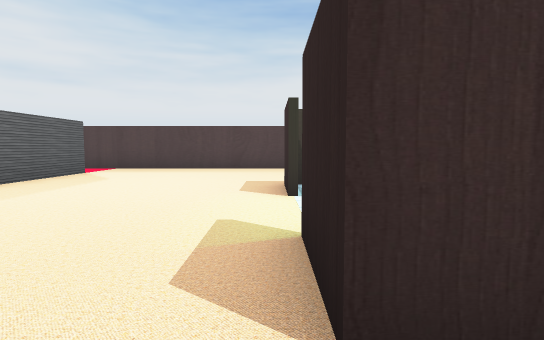
[1] (above)

21 first-person views from a walk through a 3-D level made in the Unity game engine. The camera is 1.5 m above the floor, tilts 4° down and sees 80° across. Doors are open. The floor is counted in squares, 2 m on a side. Each view is taken from the middle of a square. On the plan, view 1 faces up. The plan holds only what a view shows up to about 11 squares ahead; the rest is blank. The place goes on beyond the plan. Some animated figures are not drawn. Some surface patterns are stand-ins.

[2]
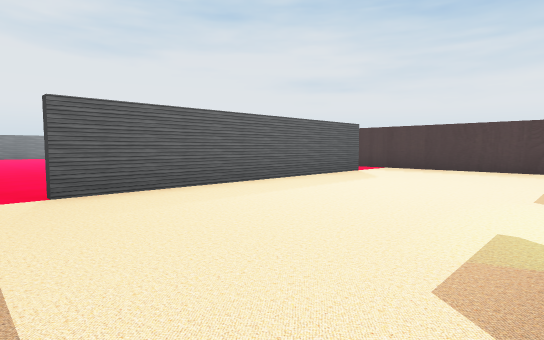

[3]
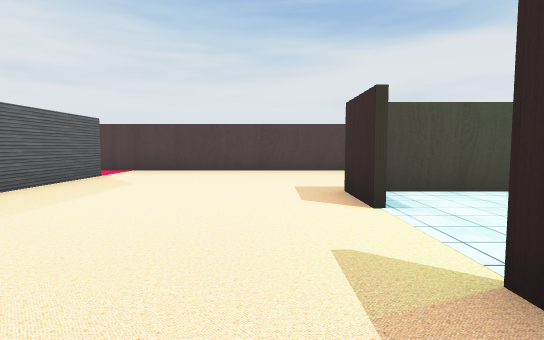

[4]
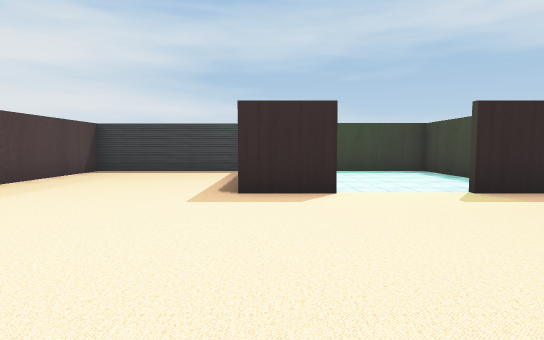

[5]
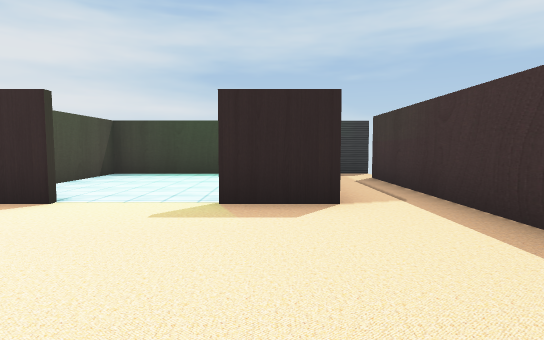

[6]
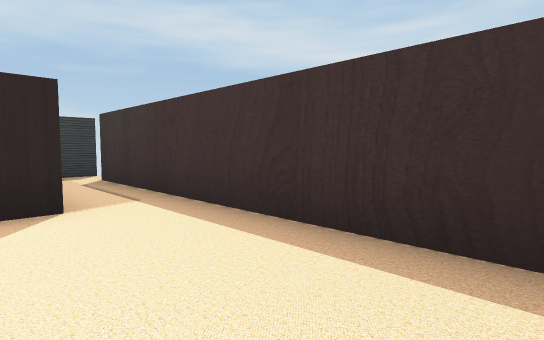

[7]
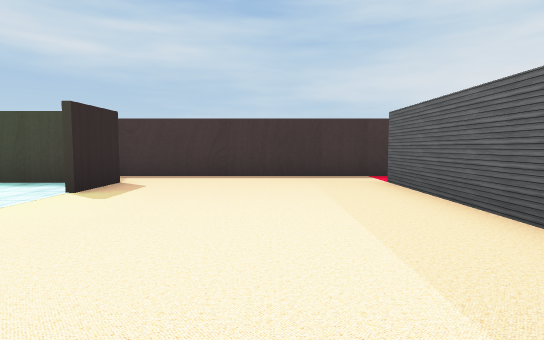

[8]
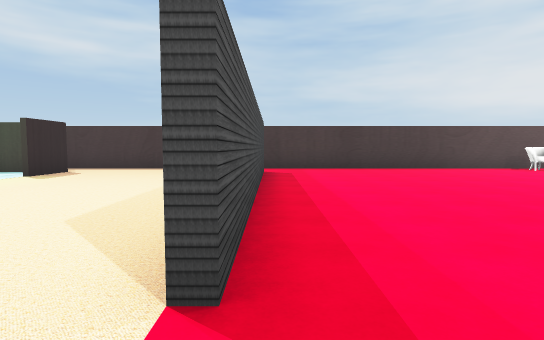

[9]
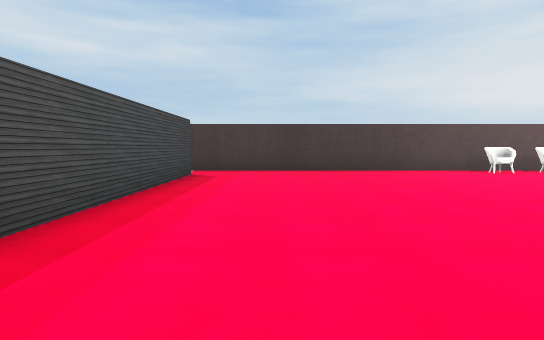

[10]
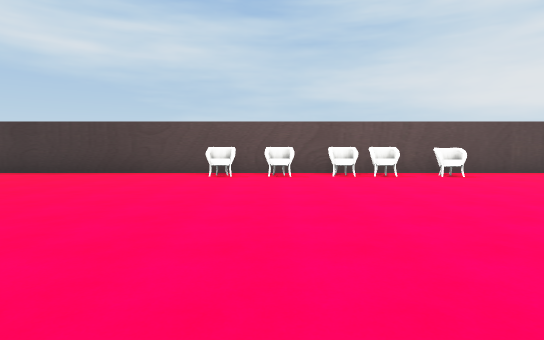

[11]
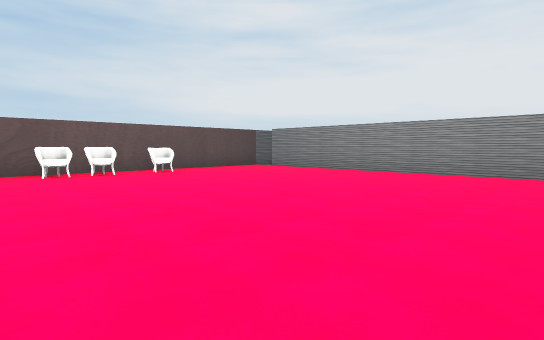

[12]
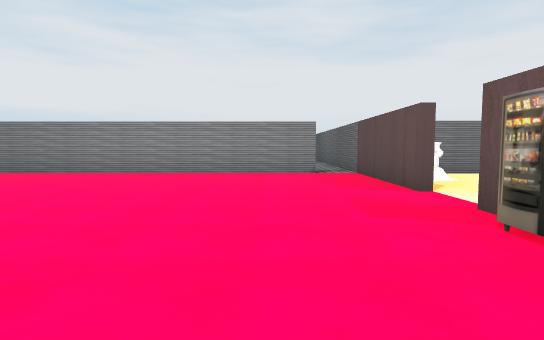

[13]
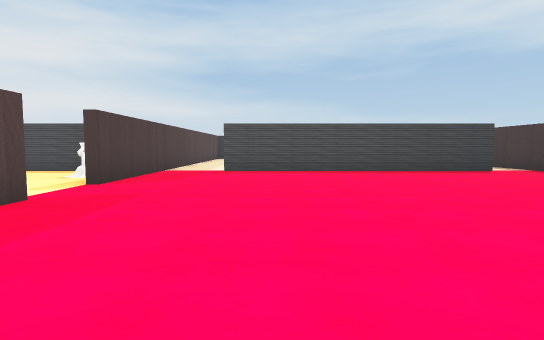

[14]
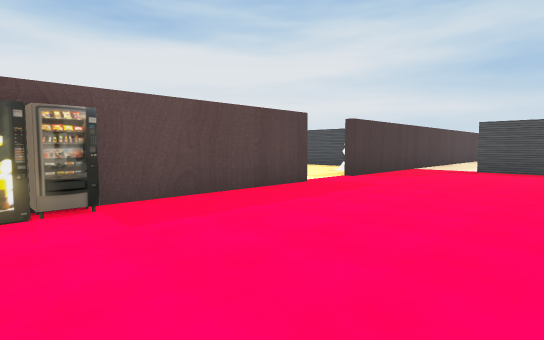

[15]
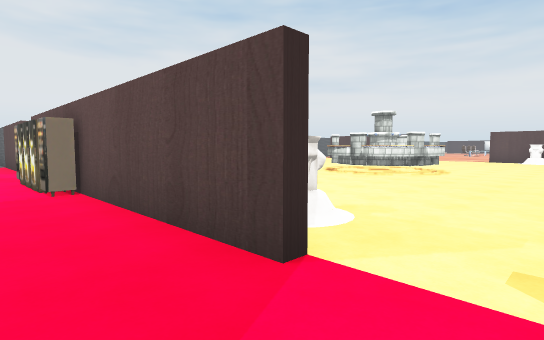

[16]
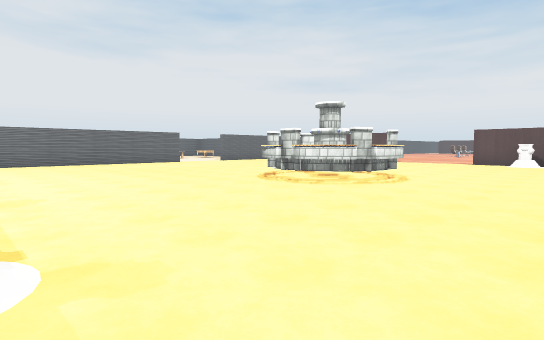

[17]
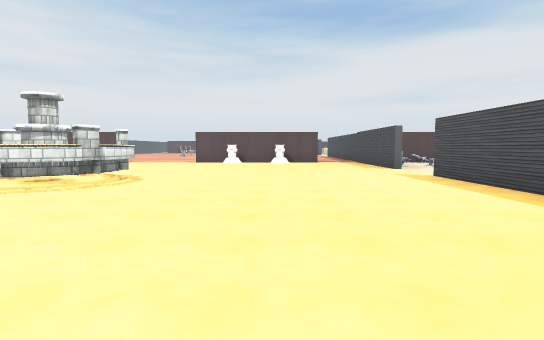

[18]
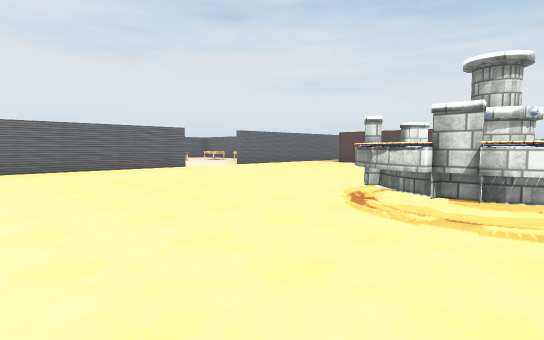

[19]
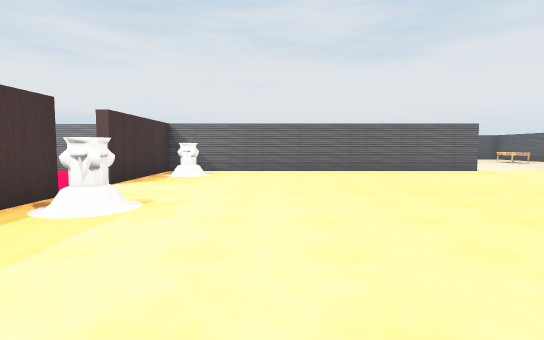

[20]
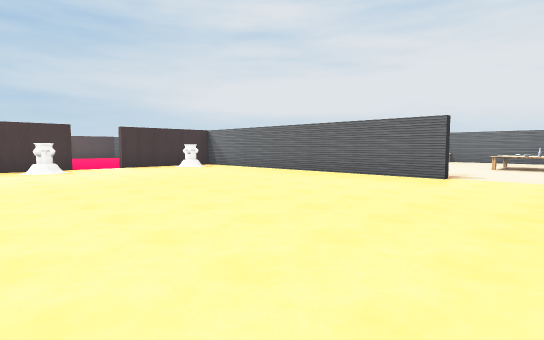

[21]
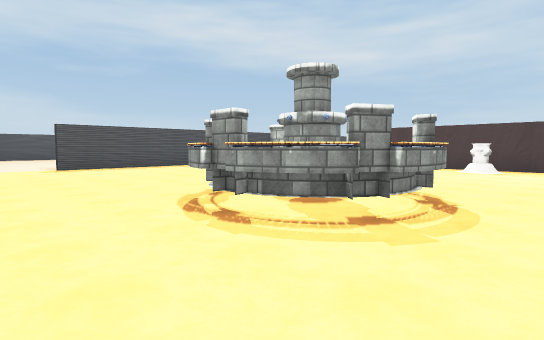

### Floor plan
Points are (right, up) in squares from view 1. A wall is a line through its corners. A room is listed if a view was taken in it or the views show most of it. See-through windows are left out.
Room 1 (views 1, 2, 3, 4, 5, 6, 7)
walls: (0.2, 4.9) (0.2, 6.6); (1, 1.1) (0.2, 1.1) (0.2, 2.8); (-5.5, 9.6) (-5.5, 1); (5.2, 7) (5.2, 11.5) (-5.5, 11.5); (-5.5, -0.5) (4, -0.5); (5.2, -0.9) (5.2, 1)
ways out: opening at (-6, 0.5) to room 2; opening at (-6, 10.5) to room 2; open door at (0, 4) to room 3; gap at (4, -1)
Room 2 (views 8, 9, 10, 11, 12, 13, 14, 15, 16, 17, 18, 19, 20, 21)
walls: (-19.5, 11.5) (-20, 11.5); (-20, 11.8) (-14.6, 11.8); (-21.5, 11.5) (-27, 11.5); (-11.4, 11.5) (-16.4, 11.5); (-25.5, 10.4) (-25.5, 6.5); (-5.8, 14) (-5.8, 15.9); (-5.5, 11.5) (-9.5, 11.5); (-25.2, 21.6) (-25.2, 11.8) (-21.5, 11.8); (-25.5, 4.6) (-25.5, 1); (-5.8, 18) (-5.8, 21.5); (-24, -0.5) (-5.5, -0.5); (-5.8, 1) (-5.8, 9.6)
ways out: opening at (-6, 0.5) to room 1; opening at (-6, 10.5) to room 1; opening at (-26, 11); opening at (-4.3, 23)
objects: table (-30, 22) to (-30, 23); other object (-24, 13); chair (-21, 1); chair (-19, 0); other object (-19, 11); other object (-19, 13); chair (-18, 0); other object (-18, 11); other object (-17, 11); chair (-16, 0) to (-16, 1); other object (-16, 11); other object (-16, 13); fountain (-16, 19) to (-14, 22); chair (-15, 0) to (-15, 1); other object (-12, 13); other object (-8, 13)
Room 3 (no view inside)
walls: (1.2, 1.2) (5.2, 1.2); (5.2, 1) (5.2, 6.4) (0.5, 6.4)
ways out: open door at (0, 4) to room 1

Where each view was taken, in squares from view 1:
view 1: 0 up, 0 right, facing up
view 2: 0 up, 0 right, facing up-left
view 3: 1 up, 1 left, facing up
view 4: 6 up, 5 left, facing right
view 5: 2 up, 4 left, facing right
view 6: 2 up, 4 left, facing down-right
view 7: 8 up, 3 left, facing down
view 8: 11 up, 6 left, facing down
view 9: 10 up, 8 left, facing down
view 10: 9 up, 16 left, facing down
view 11: 10 up, 16 left, facing down-left
view 12: 9 up, 16 left, facing left
view 13: 8 up, 16 left, facing right
view 14: 7 up, 17 left, facing up-right
view 15: 10 up, 10 left, facing up-left
view 16: 13 up, 10 left, facing up-left
view 17: 13 up, 10 left, facing up
view 18: 15 up, 14 left, facing up-left
view 19: 15 up, 15 left, facing left
view 20: 24 up, 17 left, facing down-left
view 21: 24 up, 18 left, facing down-right
